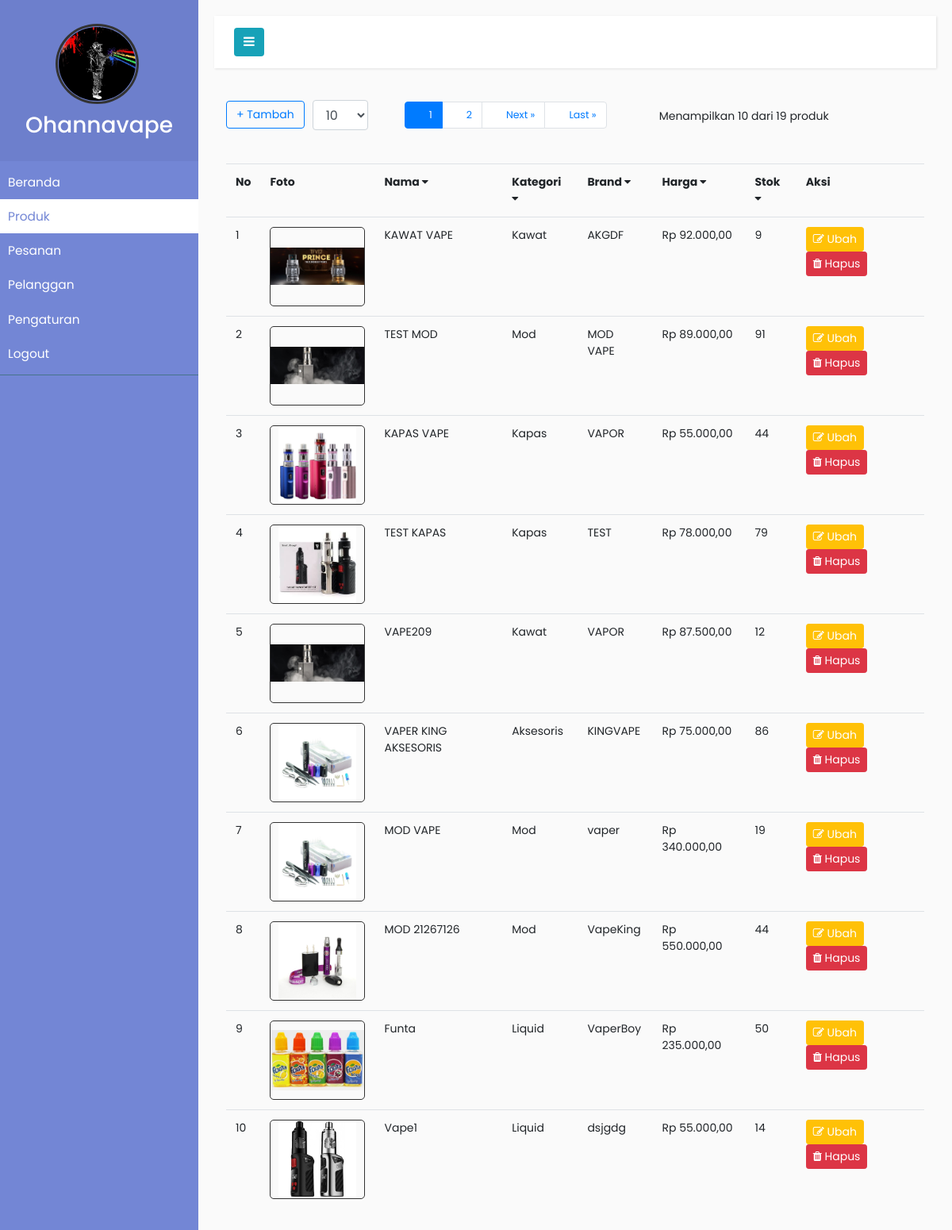
/admin/index.php?page=produk (signed in), run on the app's committed database.
### tables this page shows
CREATE TABLE `produk` (
  `id` int(11) NOT NULL,
  `nama` varchar(200) NOT NULL,
  `kategori` varchar(50) NOT NULL,
  `brand` varchar(200) NOT NULL,
  `keterangan` varchar(10000) NOT NULL,
  `harga` int(20) NOT NULL,
  `stok` int(11) NOT NULL,
  `foto` varchar(200) NOT NULL
);

### admin/function.php (called while the page is built, shortened)
<?php
	include '../koneksi.php';
	function query($query){
      global $koneksi;
      $result = mysqli_query($koneksi, $query);
      $rows = [];
      while ($row = mysqli_fetch_assoc($result)) {
        $rows[] = $row;
      }
      return $rows;
    }
  function rupiah($angka){
    $hasil_rupiah = "Rp " . number_format($angka,2,',','.');
    return $hasil_rupiah;
  }
 ?>

### admin/konten/produk.php (the view, shortened to what this page needs)
<div class="container-fluid">
	<div class="col-md-12">
		<div class="row f14">
			<?php if(isset($_GET["tambah"])) : ?>
				<li class="float-left list-unstyled mr-5">
				 <h5>+ Tambah data produk</h5>
				 </li>
				 <li class="float-right list-unstyled">
				 <a href="index.php?page=produk" class="btn btn-sm btn-secondary f12"><i class="fa fa-angle-left"></i> Kembali</a>
				 </li>
				<table class="table">
					<form action="" method="post" enctype="multipart/form-data">
						<tr>
							<td><label for="nama">Nama Produk</label></td>
							<td><input type="text" name="nama" id="nama" required="" class="form-control"></td>
						</tr>
						<tr>
							<td><label for="kategori">Kategori</label></td>
							<td>
								<select name="kategori" id="kategori" class="form-control" required="">
									<option value="">--- Pilih Kategori ---</option>
									<option value="mod">MOD</option>
									<option value="kawat">KAWAT</option>
									<option value="kapas">KAPAS</option>
									<option value="liquid">LIQUID</option>
									<option value="alat">ALAT</option>
									<option value="aksesoris">AKSESORIS</option>
								</select>
							</td>
						</tr>
						<tr>
							<td><label for="brand">Brand / Merek</label></td>
							<td><input type="text" name="brand" id="brand" class="form-control" required=""></td>
						</tr>
						<tr>
							<td><label for="keterangan">Keterangan</label></td>
							<td><textarea name="keterangan" id="keterangan" cols="100" rows="7" class="form-control"></textarea></td>
						</tr>
						<tr>
							<td><label for="harga">Harga</label></td>
							<td><input type="number" name="harga" class="form-control" id="harga" required=""></td>
						</tr>
						<tr>
							<td><label for="stok">Stok</label></td>
							<td><input type="number" name="stok" class="form-control" id="stok" required=""></td>
						</tr>
						<tr>
							<td><label for="foto">Foto</label></td>
							<td><img id="fotoproduk" src="../img/produk/bgnoimage.png" style="width: 400px; height: 300px; object-fit: contain;"></td>
						</tr>
						<tr>
							<td></td>
							<td><input type="file" name="foto" id="foto" required="" onchange="readURLA(this);"></td>
						</tr>
						<tr>
							<td></td>
							<td><input type="submit" name="tambahproduk" class="btn btn-success" value="Simpan" style="width: 200px;"></td>
						</tr>
					</form>
				</table>
			<?php else : ?>
				<?php
					$produk = mysqli_query($koneksi, "SELECT * FROM produk");
						  if (isset($_GET["jdp"])) {
						      $dataTampil = $_GET["jdp"];
						    }else{
						      $dataTampil = 10;
						    }
						  $jdp = (isset($_GET["jdp"])) ? $_GET["jdp"] : 10;
						  $jumlahdataperhal = $dataTampil;
						  $jumlahdata = count(query("SELECT * FROM produk"));
						  $jumlahhal = ceil($jumlahdata / $jumlahdataperhal);
						  $halaktif = (isset($_GET["hal"])) ? $_GET["hal"] : 1;
						  $awaldata = ($jumlahdataperhal * $halaktif) - $jumlahdataperhal;
						  if (isset($_GET["sortBrandASC"])) {
						  		$sortBrand = "sortBrandDESC";
						  		$sortNama = "sortNamaDESC";
						  		$sortKategori = "sortKategoriDESC";
						  		$sortHarga = "sortHargaDESC";
						  		$sortStok = "sortStokDESC";
						  		$produk = mysqli_query($koneksi, "SELECT * FROM produk ORDER BY brand ASC LIMIT $awaldata,$jumlahdataperhal ");
						  }
						  else{
						  		$sortBrand = "sortBrandASC";
						  		$sortKategori = "sortKategoriASC";
						  		$sortNama = "sortNamaASC";
						  		$sortHarga = "sortHargaASC";
						  		$sortStok = "sortStokASC";
						  		$produk = mysqli_query($koneksi, "SELECT * FROM produk ORDER BY id DESC LIMIT $awaldata,$jumlahdataperhal ");
						  }
						  $totalproduk = count(query("SELECT * FROM produk"));
				 ?>
				 <ul class="list-unstyled" style="display: flex;">
				 	<li style="margin: 1px 10px 0 0;"><a href="index.php?page=produk&&tambah" class="btn btn-outline-primary f14">+ Tambah</a></li>
				 	<li style="margin-right: 30px;">
				 		<form action="" method="GET" class="form-group">
                <select id="jdp" class="form-control" style="width: 70px;" name="jdp" onchange="this.form.submit()">
                  <?php if (($_GET["jdp"] == 10 )): ?>
                  <option value="10">10</option>
                  <option value="25">25</option>
                  <option value="50">50</option>
                  <option value="75">75</option>
                  <option value="100">100</option>
                  <?php else: ?>
                  <option value="10">10</option>
                  <?php endif; ?>
                </select>
            </form>
				 	</li>
          <li style="margin-top: -10px; margin-right: 50px;">
            <nav aria-label="Page Navigation">
              <ul class="breadcrumb" style="background: transparent;">
                  <?php if ($halaktif == 1): ?>
                    <?php for($i = max(1, $halaktif - 2); $i <= min($halaktif + 4, $jumlahhal); $i++ ) : ?>
                      <?php if($i == $halaktif ) : ?>
                        <li class="page-item active">
                          <a href="?page=produk&&jdp=<?= $jdp; ?>&&hal=<?= $i; ?>" class="page-link">
                            <?= $i; ?>
                          </a>
                        </li>
                      <?php else : ?>
                        <li class="page-item">
                          <a href="?page=produk&&jdp=<?= $jdp; ?>&&hal=<?= $i; ?>" class="page-link">
                            <?= $i; ?>
                          </a>
                        </li>
                      <?php endif; ?>
                    <?php endfor; ?>
                  <?php endif; ?>
                   <?php if($halaktif < $jumlahhal ) : ?>
                    <li class="page-item">
                       <a href="?page=produk&&jdp=<?= $jdp; ?>&&hal=<?= $halaktif + 1; ?> " class="page-link">
                         Next &raquo;
                       </a>
                    </li>
                   <?php endif; ?>
                    <?php if($halaktif < $jumlahhal ) : ?>
                      <li class="page-item">
                         <a href="?page=produk&&jdp=<?= $jdp; ?>&&hal=<?= $jumlahhal; ?> " class="page-link">
                           Last &raquo;
                         </a>
                     </li>
                   <?php endif; ?>
                </ul>
             </nav>
          </li>
				 	<li style="margin-top: 10px;">Menampilkan <?= $dataTampil; ?> dari <?= $totalproduk; ?> produk</li>
				 </ul>
				<table class="table table-hover">
					<tr>
						<th>No</th>
						<th>Foto</th>
						<th><a href="index.php?page=produk&&<?= $sortNama; ?>">Nama <i class="fa fa-caret-down"></i></a></th>
						<th><a href="index.php?page=produk&&<?= $sortKategori; ?>">Kategori <i class="fa fa-caret-down"></i></a></th>
						<th><a href="index.php?page=produk&&<?= $sortBrand; ?>">Brand <i class="fa fa-caret-down"></i></a></th>
						<th><a href="index.php?page=produk&&<?= $sortHarga; ?>">Harga <i class="fa fa-caret-down"></i></a></th>
						<th><a href="index.php?page=produk&&<?= $sortStok; ?>">Stok <i class="fa fa-caret-down"></i></a></th>
						<th>Aksi</th>
					</tr>
					<?php if ($totalproduk > 0) : ?>
						<?php $i = (($jdp * $halaktif) - $dataTampil) +1; ?>
						<?php while ($row = mysqli_fetch_assoc($produk)) : ?>
						<tr>
							<td><?= $i ?></td>
							<td><img src="../img/produk/<?php echo $row['foto']; ?>" style="width: 120px; height: 100px; object-position: center; object-fit: contain; border: solid 1px #333; border-radius: 5px;"></td>
							<td><?php echo $row['nama']; ?></td>
							<td class="text-capitalize"><?php echo $row['kategori']; ?></td>
							<td><?php echo $row['brand']; ?></td>
							<td><?php echo rupiah($row['harga']); ?></td>
							<td><?php echo $row['stok']; ?></td>
							<td>
								<a href="index.php?page=produk&&ubah&&id=<?php echo $row['id']; ?>" class="btn btn-sm btn-warning text-white"><i class="fa fa-edit"></i> Ubah</a>
								<a href="index.php?page=produk&&hapus&&id=<?php echo $row['id']; ?>" class="btn btn-sm btn-danger"><i class="fa fa-trash"></i> Hapus</a>
							</td>
						</tr>
						<?php $i++; ?>
						<?php endwhile; ?>
					<?php else: ?>
						<tr>
							<td>Data produk kosong !</td>
						</tr>
					<?php endif; ?>
				</table>
			<?php endif; ?>
		</div>
	</div>
</div>

### admin/index.php (shortened to what this page needs)
<?php
    include 'function.php';
    if (!isset($_SESSION['loginAdmin'])) {
        header("Location: login.php");
        exit;
    }else{
        $userid = $_SESSION['userid'];
        $dataAdmin = mysqli_query($koneksi, "SELECT * FROM admin WHERE id=$userid ");
        if ($row = mysqli_fetch_assoc($dataAdmin)) {
            $avatar = $row['avatar'];
            $username = $row['username'];
        }
    }
 ?>
<!DOCTYPE html>
<html>
    <head>
        <link rel="stylesheet" href="css/bootstrap.min.css">
        <link rel="stylesheet" href="css/style.css">
        <link rel="stylesheet" href="fontawesome/css/font-awesome.css">
    </head>
    <body>
       <div class="wrapper">
            <nav id="sidebar">
                <div class="sidebar-header">
                    <img src="../img/admin/<?= $avatar; ?>" class="rounded-circle" style="width: 50%; height: 50%; margin: 10px 50px; border: 3px solid #333; padding: 1px; object-fit: cover; object-position: top;">
                    <h3 class="text-center text-capitalize"><?= $username ?></h3>
                </div>
                <ul class="list-unstyled components f14">
                    <?php if(isset($_GET['page'])) : ?>
                     <li>
                        <a href="index.php">Beranda</a>
                    </li>
                    <li <?php if($_GET['page'] == 'produk') {echo "class='active' ";} ?>>
                        <a href="index.php?page=produk">Produk</a>
                    </li>
                    <li <?php if($_GET['page'] == 'pesanan') {echo "class='active' ";} ?>>
                        <a href="index.php?page=pesanan">Pesanan</a>
                    </li>
                    <li <?php if($_GET['page'] == 'manajemenpelanggan') {echo "class='active' ";} ?>>
                        <a href="index.php?page=manajemenpelanggan">Pelanggan</a>
                    </li>
                    <li <?php if($_GET['page'] == 'pengaturanprofil') {echo "class='active' ";} ?>>
                        <a href="index.php?page=pengaturanprofil">Pengaturan</a>
                    </li>
                    <li>
                        <a href="logout.php">Logout</a>
                    </li>
                <?php endif; ?>
                </ul>
            </nav>
            <div id="content">
                <nav class="navbar navbar-default">
                    <div class="container-fluid">
                        <div class="navbar-header">
                            <button type="button" id="sidebarCollapse" class="btn btn-info navbar-btn">
                                <i class="fa fa-bars"></i>
                            </button>
                        </div>
                    </div>
                </nav>
                <?php include 'konten.php'; ?>
            </div>
        </div>
    </body>
</html>

### admin/css/style.css (style rules this page uses)
.f14 { font-size: 14px; }
body { font-family: 'Poppins', sans-serif; background: #fafafa; }
a, a:hover, a:focus { color: inherit; text-decoration: none; transition: all 0.3s; }
.navbar { padding: 15px 10px; background: #fff; border: none; border-radius: 0; margin-bottom: 40px; box-shadow: 1px 1px 3px rgba(0, 0, 0, 0.1); }
.navbar-btn { box-shadow: none; outline: none !important; border: none; }
.wrapper { display: flex; align-items: stretch; }
#sidebar { min-width: 250px; max-width: 250px; background: #7386D5; color: #fff; transition: all 0.3s; }
#sidebar .sidebar-header { padding: 20px; background: #6d7fcc; }
#sidebar ul.components { padding: 5px 0; border-bottom: 1px solid #47748b; }
#sidebar ul li a { padding: 10px; font-size: 1.1em; display: block; }
#sidebar ul li.active > a, a[aria-expanded="true"] { color: #7386D5; background: #fff; }
ul ul a { font-size: 0.9em !important; padding-left: 30px !important; background: #6d7fcc; }
#content { padding: 20px; min-height: 100vh; transition: all 0.3s; }

### data on the page
produk: foto (picture), nama "KAWAT VAPE", kategori "Kawat", brand "AKGDF", harga "Rp 92.000,00", stok "9"
produk: foto (picture), nama "TEST MOD", kategori "Mod", brand "MOD VAPE", harga "Rp 89.000,00", stok "91"
produk: foto (picture), nama "KAPAS VAPE", kategori "Kapas", brand "VAPOR", harga "Rp 55.000,00", stok "44"
produk: foto (picture), nama "TEST KAPAS", kategori "Kapas", brand "TEST", harga "Rp 78.000,00", stok "79"
produk: foto (picture), nama "VAPE209", kategori "Kawat", brand "VAPOR", harga "Rp 87.500,00", stok "12"
produk: foto (picture), nama "VAPER KING AKSESORIS", kategori "Aksesoris", brand "KINGVAPE", harga "Rp 75.000,00", stok "86"
produk: foto (picture), nama "MOD VAPE", kategori "Mod", brand "vaper", harga "Rp 340.000,00", stok "19"
produk: foto (picture), nama "MOD 21267126", kategori "Mod", brand "VapeKing", harga "Rp 550.000,00", stok "44"
produk: foto (picture), nama "Funta", kategori "Liquid", brand "VaperBoy", harga "Rp 235.000,00", stok "50"
produk: foto (picture), nama "Vape1", kategori "Liquid", brand "dsjgdg", harga "Rp 55.000,00", stok "14"

### other printed values
$username "Ohannavape"
$dataTampil "10"
$totalproduk "19"
